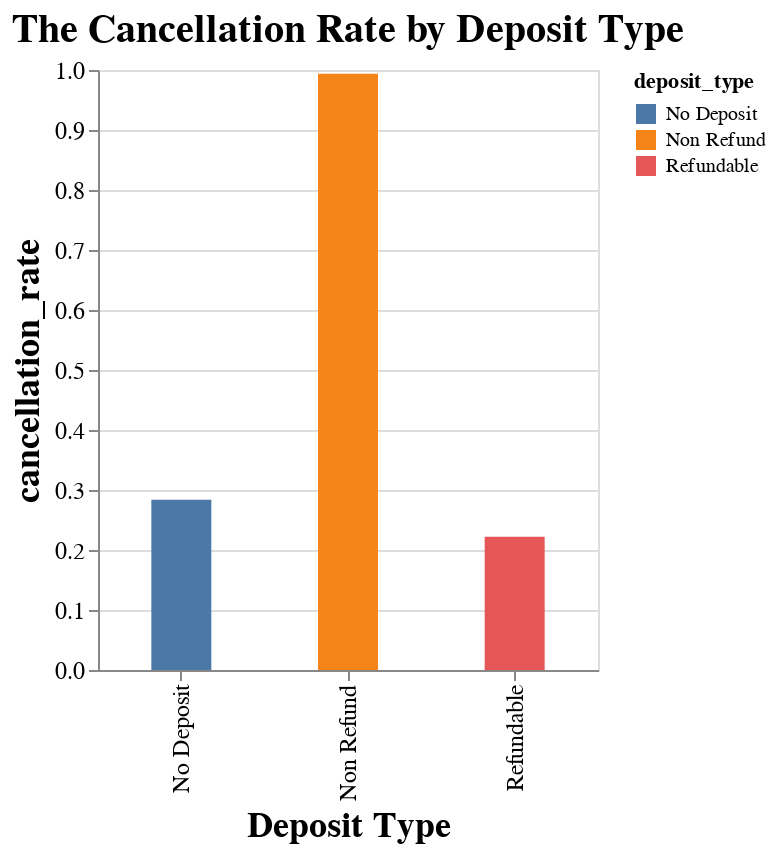

The notebook cell saved with this chart:
### Code cell
#Plot the histogram of "Cancellation Rate by Deposit Type"
alt.Chart(df_deposit_cancel).mark_bar(size=30).encode(
    x=alt.X('deposit_type:O',title = 'Deposit Type'),
    y=alt.Y('cancellation_rate:Q'),
    color = 'deposit_type'
).properties(
    title ="The Cancellation Rate by Deposit Type",
    width = 250
).configure_title(fontSize = 20).configure_axis(
    labelFontSize = 12,
    titleFontSize = 18
)

### Figure 1 — Vega-Lite specification as saved in the notebook (floating-point values rounded to 4 significant figures)
{"config": {"view": {"continuousWidth": 400, "continuousHeight": 300}, "axis": {"labelFontSize": 12, "titleFontSize": 18}, "title": {"fontSize": 20}}, "data": {"name": "data-52866c9b9f1bf7a9457e9d5a7d894d40"}, "mark": {"type": "bar", "size": 30}, "encoding": {"color": {"type": "nominal", "field": "deposit_type"}, "x": {"type": "ordinal", "field": "deposit_type", "title": "Deposit Type"}, "y": {"type": "quantitative", "field": "cancellation_rate"}}, "title": "The Cancellation Rate by Deposit Type", "width": 250, "$schema": "https://vega.github.io/schema/vega-lite/v4.8.1.json", "datasets": {"data-52866c9b9f1bf7a9457e9d5a7d894d40": [{"deposit_type": "No Deposit", "is_canceled": 29694, "total_reservations": 104641, "cancellation_rate": 0.2838}, {"deposit_type": "Non Refund", "is_canceled": 14494, "total_reservations": 14587, "cancellation_rate": 0.9936}, {"deposit_type": "Refundable", "is_canceled": 36, "total_reservations": 162, "cancellation_rate": 0.2222}]}}
